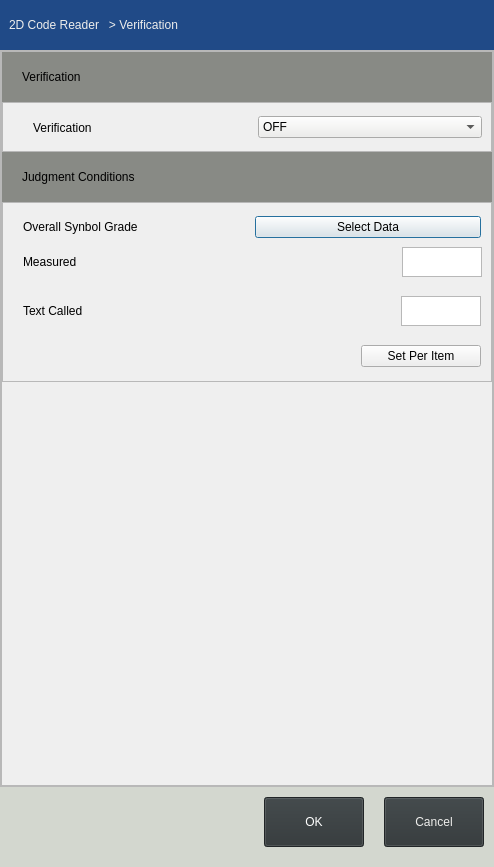
<?xml version="1.0" encoding="UTF-8"?>
<ui version="4.0">
 <class>Class_DlogV_2Dcode</class>
 <widget class="QDialog" name="Class_DlogV_2Dcode">
  <property name="geometry">
   <rect>
    <x>0</x>
    <y>0</y>
    <width>494</width>
    <height>867</height>
   </rect>
  </property>
  <property name="windowTitle">
   <string>Dialog</string>
  </property>
  <layout class="QVBoxLayout" name="verticalLayout_2">
   <property name="spacing">
    <number>0</number>
   </property>
   <property name="leftMargin">
    <number>0</number>
   </property>
   <property name="topMargin">
    <number>0</number>
   </property>
   <property name="rightMargin">
    <number>0</number>
   </property>
   <property name="bottomMargin">
    <number>0</number>
   </property>
   <item>
    <layout class="QVBoxLayout" name="verticalLayout">
     <property name="spacing">
      <number>0</number>
     </property>
     <property name="topMargin">
      <number>0</number>
     </property>
     <item>
      <widget class="QWidget" name="horizontalWidget_2" native="true">
       <property name="minimumSize">
        <size>
         <width>0</width>
         <height>50</height>
        </size>
       </property>
       <property name="styleSheet">
        <string notr="true">background-color: rgb(32, 74, 135);</string>
       </property>
       <layout class="QHBoxLayout" name="horizontalLayout_2">
        <property name="spacing">
         <number>0</number>
        </property>
        <item>
         <widget class="QLabel" name="label">
          <property name="styleSheet">
           <string notr="true">color: rgb(238, 238, 236);</string>
          </property>
          <property name="text">
           <string>2D Code Reader   &gt; Verification</string>
          </property>
         </widget>
        </item>
       </layout>
      </widget>
     </item>
     <item>
      <layout class="QVBoxLayout" name="verticalLayout_3">
       <item>
        <widget class="QScrollArea" name="scrollArea">
         <property name="widgetResizable">
          <bool>true</bool>
         </property>
         <widget class="QWidget" name="scrollAreaWidgetContents">
          <property name="geometry">
           <rect>
            <x>0</x>
            <y>0</y>
            <width>488</width>
            <height>731</height>
           </rect>
          </property>
          <layout class="QVBoxLayout" name="verticalLayout_5">
           <property name="spacing">
            <number>0</number>
           </property>
           <property name="leftMargin">
            <number>0</number>
           </property>
           <property name="topMargin">
            <number>0</number>
           </property>
           <property name="rightMargin">
            <number>0</number>
           </property>
           <property name="bottomMargin">
            <number>0</number>
           </property>
           <item>
            <layout class="QVBoxLayout" name="verticalLayout_4">
             <item>
              <widget class="QFrame" name="frame">
               <property name="minimumSize">
                <size>
                 <width>400</width>
                 <height>600</height>
                </size>
               </property>
               <property name="frameShape">
                <enum>QFrame::StyledPanel</enum>
               </property>
               <property name="frameShadow">
                <enum>QFrame::Raised</enum>
               </property>
               <layout class="QVBoxLayout" name="verticalLayout_7">
                <property name="spacing">
                 <number>0</number>
                </property>
                <property name="leftMargin">
                 <number>0</number>
                </property>
                <property name="topMargin">
                 <number>0</number>
                </property>
                <property name="rightMargin">
                 <number>0</number>
                </property>
                <property name="bottomMargin">
                 <number>0</number>
                </property>
                <item>
                 <layout class="QVBoxLayout" name="verticalLayout_6">
                  <property name="topMargin">
                   <number>0</number>
                  </property>
                  <item>
                   <widget class="QFrame" name="verticalFrame_7">
                    <property name="maximumSize">
                     <size>
                      <width>16777215</width>
                      <height>100</height>
                     </size>
                    </property>
                    <layout class="QVBoxLayout" name="verticalLayout_10">
                     <property name="spacing">
                      <number>0</number>
                     </property>
                     <property name="leftMargin">
                      <number>0</number>
                     </property>
                     <property name="topMargin">
                      <number>0</number>
                     </property>
                     <property name="rightMargin">
                      <number>0</number>
                     </property>
                     <property name="bottomMargin">
                      <number>0</number>
                     </property>
                     <item>
                      <widget class="QFrame" name="horizontalFrame_3">
                       <property name="minimumSize">
                        <size>
                         <width>0</width>
                         <height>50</height>
                        </size>
                       </property>
                       <property name="maximumSize">
                        <size>
                         <width>16777215</width>
                         <height>50</height>
                        </size>
                       </property>
                       <property name="styleSheet">
                        <string notr="true">
background-color: rgb(136, 138, 133);
color: rgb(0, 0, 0);</string>
                       </property>
                       <layout class="QHBoxLayout" name="horizontalLayout_4">
                        <property name="spacing">
                         <number>0</number>
                        </property>
                        <property name="leftMargin">
                         <number>20</number>
                        </property>
                        <property name="topMargin">
                         <number>0</number>
                        </property>
                        <property name="rightMargin">
                         <number>0</number>
                        </property>
                        <property name="bottomMargin">
                         <number>0</number>
                        </property>
                        <item>
                         <widget class="QLabel" name="label_2">
                          <property name="text">
                           <string>Verification</string>
                          </property>
                         </widget>
                        </item>
                       </layout>
                      </widget>
                     </item>
                     <item>
                      <widget class="QFrame" name="horizontalFrame_2">
                       <property name="maximumSize">
                        <size>
                         <width>16777215</width>
                         <height>60</height>
                        </size>
                       </property>
                       <property name="frameShape">
                        <enum>QFrame::StyledPanel</enum>
                       </property>
                       <layout class="QHBoxLayout" name="horizontalLayout_3">
                        <property name="spacing">
                         <number>0</number>
                        </property>
                        <property name="leftMargin">
                         <number>30</number>
                        </property>
                        <property name="topMargin">
                         <number>10</number>
                        </property>
                        <item>
                         <widget class="QLabel" name="label_3">
                          <property name="text">
                           <string>Verification</string>
                          </property>
                         </widget>
                        </item>
                        <item>
                         <widget class="QComboBox" name="combox_Verification_V_2Dcode">
                          <property name="styleSheet">
                           <string notr="true">background-color: rgb(238, 238, 236);</string>
                          </property>
                          <item>
                           <property name="text">
                            <string>OFF</string>
                           </property>
                          </item>
                          <item>
                           <property name="text">
                            <string>ISO/IEC 15415</string>
                           </property>
                          </item>
                          <item>
                           <property name="text">
                            <string>AIM DPM-1 -2006</string>
                           </property>
                          </item>
                         </widget>
                        </item>
                       </layout>
                      </widget>
                     </item>
                    </layout>
                   </widget>
                  </item>
                  <item>
                   <layout class="QVBoxLayout" name="verticalLayout_9">
                    <property name="spacing">
                     <number>0</number>
                    </property>
                    <property name="topMargin">
                     <number>0</number>
                    </property>
                    <item>
                     <widget class="QFrame" name="verticalFrame_8">
                      <property name="maximumSize">
                       <size>
                        <width>16777215</width>
                        <height>50</height>
                       </size>
                      </property>
                      <property name="styleSheet">
                       <string notr="true">background-color: rgb(136, 138, 133);</string>
                      </property>
                      <layout class="QVBoxLayout" name="verticalLayout_11">
                       <property name="spacing">
                        <number>0</number>
                       </property>
                       <property name="leftMargin">
                        <number>20</number>
                       </property>
                       <property name="topMargin">
                        <number>0</number>
                       </property>
                       <property name="rightMargin">
                        <number>0</number>
                       </property>
                       <property name="bottomMargin">
                        <number>0</number>
                       </property>
                       <item>
                        <widget class="QLabel" name="label_4">
                         <property name="minimumSize">
                          <size>
                           <width>0</width>
                           <height>50</height>
                          </size>
                         </property>
                         <property name="text">
                          <string>Judgment Conditions</string>
                         </property>
                        </widget>
                       </item>
                      </layout>
                     </widget>
                    </item>
                    <item>
                     <layout class="QHBoxLayout" name="horizontalLayout_5">
                      <item>
                       <widget class="QFrame" name="frame_2">
                        <property name="minimumSize">
                         <size>
                          <width>0</width>
                          <height>120</height>
                         </size>
                        </property>
                        <property name="maximumSize">
                         <size>
                          <width>16777215</width>
                          <height>180</height>
                         </size>
                        </property>
                        <property name="frameShape">
                         <enum>QFrame::StyledPanel</enum>
                        </property>
                        <property name="frameShadow">
                         <enum>QFrame::Raised</enum>
                        </property>
                        <layout class="QVBoxLayout" name="verticalLayout_13">
                         <property name="leftMargin">
                          <number>0</number>
                         </property>
                         <property name="topMargin">
                          <number>10</number>
                         </property>
                         <property name="rightMargin">
                          <number>0</number>
                         </property>
                         <property name="bottomMargin">
                          <number>10</number>
                         </property>
                         <item>
                          <layout class="QHBoxLayout" name="horizontalLayout_15">
                           <property name="leftMargin">
                            <number>20</number>
                           </property>
                           <property name="rightMargin">
                            <number>10</number>
                           </property>
                           <item>
                            <widget class="QLabel" name="label_7">
                             <property name="text">
                              <string>Overall Synbol Grade</string>
                             </property>
                            </widget>
                           </item>
                           <item>
                            <widget class="QPushButton" name="btn_SelectData_V_2Dcode">
                             <property name="styleSheet">
                              <string notr="true">background-color: rgb(238, 238, 236);</string>
                             </property>
                             <property name="text">
                              <string>Select Data</string>
                             </property>
                            </widget>
                           </item>
                          </layout>
                         </item>
                         <item>
                          <widget class="QFrame" name="horizontalFrame_8">
                           <property name="maximumSize">
                            <size>
                             <width>16777215</width>
                             <height>30</height>
                            </size>
                           </property>
                           <layout class="QHBoxLayout" name="horizontalLayout_14">
                            <property name="leftMargin">
                             <number>20</number>
                            </property>
                            <property name="topMargin">
                             <number>0</number>
                            </property>
                            <property name="bottomMargin">
                             <number>0</number>
                            </property>
                            <item>
                             <widget class="QLabel" name="label_5">
                              <property name="maximumSize">
                               <size>
                                <width>16777215</width>
                                <height>30</height>
                               </size>
                              </property>
                              <property name="text">
                               <string>Measured    </string>
                              </property>
                             </widget>
                            </item>
                            <item>
                             <widget class="QTextEdit" name="tedit_Measured_V_2Dcode">
                              <property name="maximumSize">
                               <size>
                                <width>80</width>
                                <height>30</height>
                               </size>
                              </property>
                             </widget>
                            </item>
                           </layout>
                          </widget>
                         </item>
                         <item>
                          <widget class="QFrame" name="horizontalFrame_6">
                           <property name="maximumSize">
                            <size>
                             <width>16777215</width>
                             <height>50</height>
                            </size>
                           </property>
                           <layout class="QHBoxLayout" name="horizontalLayout_11">
                            <property name="leftMargin">
                             <number>20</number>
                            </property>
                            <property name="topMargin">
                             <number>0</number>
                            </property>
                            <property name="rightMargin">
                             <number>10</number>
                            </property>
                            <property name="bottomMargin">
                             <number>0</number>
                            </property>
                            <item>
                             <widget class="QLabel" name="label_10">
                              <property name="text">
                               <string>Text Called       </string>
                              </property>
                             </widget>
                            </item>
                            <item>
                             <spacer name="horizontalSpacer_3">
                              <property name="orientation">
                               <enum>Qt::Horizontal</enum>
                              </property>
                              <property name="sizeType">
                               <enum>QSizePolicy::MinimumExpanding</enum>
                              </property>
                              <property name="sizeHint" stdset="0">
                               <size>
                                <width>40</width>
                                <height>20</height>
                               </size>
                              </property>
                             </spacer>
                            </item>
                            <item>
                             <widget class="QTextEdit" name="tedit_TextCalled_V_2Dcode">
                              <property name="maximumSize">
                               <size>
                                <width>80</width>
                                <height>30</height>
                               </size>
                              </property>
                             </widget>
                            </item>
                           </layout>
                          </widget>
                         </item>
                         <item>
                          <layout class="QHBoxLayout" name="horizontalLayout_10">
                           <property name="leftMargin">
                            <number>20</number>
                           </property>
                           <property name="rightMargin">
                            <number>10</number>
                           </property>
                           <item>
                            <spacer name="horizontalSpacer">
                             <property name="orientation">
                              <enum>Qt::Horizontal</enum>
                             </property>
                             <property name="sizeHint" stdset="0">
                              <size>
                               <width>40</width>
                               <height>20</height>
                              </size>
                             </property>
                            </spacer>
                           </item>
                           <item>
                            <widget class="QPushButton" name="btn_SetPerItem_V_2Dcode">
                             <property name="minimumSize">
                              <size>
                               <width>120</width>
                               <height>0</height>
                              </size>
                             </property>
                             <property name="text">
                              <string>Set Per Item</string>
                             </property>
                            </widget>
                           </item>
                          </layout>
                         </item>
                        </layout>
                       </widget>
                      </item>
                     </layout>
                    </item>
                   </layout>
                  </item>
                  <item>
                   <widget class="QFrame" name="rererer">
                    <property name="minimumSize">
                     <size>
                      <width>0</width>
                      <height>300</height>
                     </size>
                    </property>
                    <layout class="QVBoxLayout" name="verticalLayout_8">
                     <property name="spacing">
                      <number>0</number>
                     </property>
                     <property name="topMargin">
                      <number>1</number>
                     </property>
                    </layout>
                   </widget>
                  </item>
                 </layout>
                </item>
               </layout>
              </widget>
             </item>
            </layout>
           </item>
          </layout>
         </widget>
        </widget>
       </item>
      </layout>
     </item>
     <item>
      <widget class="QFrame" name="horizontalFrame">
       <property name="minimumSize">
        <size>
         <width>0</width>
         <height>80</height>
        </size>
       </property>
       <property name="styleSheet">
        <string notr="true">background-color: rgb(211, 215, 207);</string>
       </property>
       <layout class="QHBoxLayout" name="horizontalLayout">
        <property name="spacing">
         <number>20</number>
        </property>
        <property name="leftMargin">
         <number>10</number>
        </property>
        <property name="topMargin">
         <number>0</number>
        </property>
        <property name="rightMargin">
         <number>10</number>
        </property>
        <item>
         <spacer name="horizontalSpacer_7">
          <property name="orientation">
           <enum>Qt::Horizontal</enum>
          </property>
          <property name="sizeHint" stdset="0">
           <size>
            <width>40</width>
            <height>20</height>
           </size>
          </property>
         </spacer>
        </item>
        <item>
         <widget class="QPushButton" name="btn_OK_V_2Dcode">
          <property name="minimumSize">
           <size>
            <width>100</width>
            <height>50</height>
           </size>
          </property>
          <property name="styleSheet">
           <string notr="true">background-color: rgb(46, 52, 54);
color: rgb(255, 255, 255);</string>
          </property>
          <property name="text">
           <string>OK</string>
          </property>
         </widget>
        </item>
        <item>
         <widget class="QPushButton" name="btn_Cancel_V_2Dcode">
          <property name="minimumSize">
           <size>
            <width>100</width>
            <height>50</height>
           </size>
          </property>
          <property name="styleSheet">
           <string notr="true">background-color: rgb(46, 52, 54);
color: rgb(238, 238, 236);</string>
          </property>
          <property name="text">
           <string>Cancel</string>
          </property>
         </widget>
        </item>
       </layout>
      </widget>
     </item>
    </layout>
   </item>
  </layout>
 </widget>
 <resources/>
 <connections/>
</ui>
